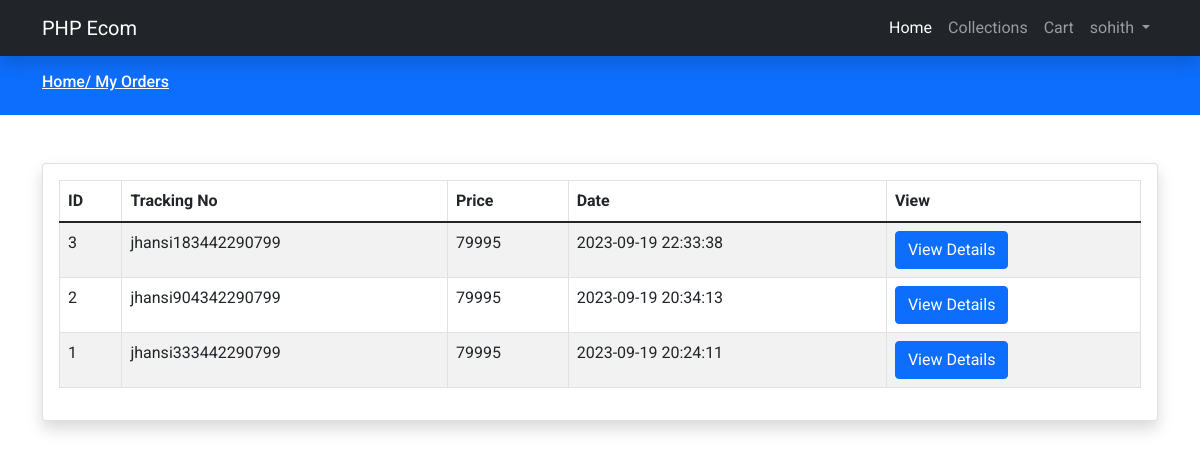
Screenshot of /myorders.php (signed in) with the database file from the repository.
### tables this page shows
CREATE TABLE `orders` (
  `id` int(11) NOT NULL,
  `tracking_no` varchar(191) NOT NULL,
  `user_id` int(191) NOT NULL,
  `name` varchar(191) NOT NULL,
  `email` varchar(191) NOT NULL,
  `phone` varchar(191) NOT NULL,
  `adress` mediumtext NOT NULL,
  `pincode` int(191) NOT NULL,
  `total_price` int(191) NOT NULL,
  `payment_method` varchar(191) NOT NULL,
  `payment_id` varchar(191) DEFAULT NULL,
  `status` tinytext NOT NULL DEFAULT '0',
  `comments` varchar(255) DEFAULT NULL,
  `created-at` timestamp NOT NULL DEFAULT current_timestamp()
);

### functions/userfunctions.php (called while the page is built, shortened)
<?php
include('config/dbcon.php');
function getOrders()
{
    global $con;
    $userId = $_SESSION['auth_user']['user_id'];
    $orders_qry = "select * from orders where user_id='$userId' order by id desc ";
    return $result = mysqli_query($con, $orders_qry);
}

### myorders.php (the view)
<?php
include('functions/userfunctions.php');
include('includes/header.php');
include('authenticate.php') ?>
<div class="py-3 bg-primary">
    <div class="container">
        <h6 class="text-white">
            <a class="text-white" href="index.php">
                Home/
            </a>
            <a class="text-white" href="myorders.php">
                My Orders
            </a>
        </h6>
    </div>
</div>
<div class="py-5">
    <div class="container">
        <div class="card card-body shadow">
            <div class="row">
                <div class="col-md-12">
                    <table class="table table-bordered table-striped">
                        <thead>
                            <tr>
                                <th>ID</th>
                                <th>Tracking No</th>
                                <th>Price</th>
                                <th>Date</th>
                                <th>View</th>
                            </tr>
                        </thead>
                        <tbody>
                            <?php
                            $orders =  getOrders();
                            if (mysqli_num_rows($orders) > 0) {
                                foreach ($orders as $item) {
                            ?>
                                    <tr>
                                        <td><?= $item['id']; ?></td>
                                        <td><?= $item['tracking_no']; ?></td>
                                        <td><?= $item['total_price']; ?></td>
                                        <td><?= $item['created-at']; ?></td>
                                        <td>
                                            <a href="view-order.php?t=<?= $item['tracking_no']; ?>" class="btn btn-primary">View Details</a>
                                        </td>
                                    </tr>
                                <?php
                                }
                            } else {
                                ?>
                                <tr>
                                    <td colspan="5">No Orders yet</td>
                                </tr>
                            <?php
                            }
                            ?>
                        </tbody>
                    </table>
                </div>
            </div>
        </div>
    </div>
</div>
<?php include('includes/footer.php'); ?>

### includes/header.php (shortened to what this page needs)
<!doctype html>
<html lang="en">
<head>
    <link href="assets/css/bootstrap.min.css" rel="stylesheet">
    <link href="assets/css/custom.css" rel="stylesheet">
    <link href="assets/css/owl.carousel.min.css" rel="stylesheet">
    <link href="assets/css/owl.theme.default.min.css" rel="stylesheet">
    <link rel="stylesheet" href="https://cdnjs.cloudflare.com/ajax/libs/font-awesome/4.7.0/css/font-awesome.min.css">
    <link rel="stylesheet" href="//cdn.jsdelivr.net/npm/alertifyjs@1.13.1/build/css/alertify.min.css" />
    <link rel="stylesheet" href="//cdn.jsdelivr.net/npm/alertifyjs@1.13.1/build/css/themes/bootstrap.min.css" />
</head>
<body>
    <?php include('navbar.php'); ?>

### includes/navbar.php (shortened to what this page needs)
<nav class="navbar navbar-expand-lg navbar-dark sticky-top bg-dark shadow">
    <div class="container">
        <a class="navbar-brand" href="index.php">PHP Ecom</a>
        <div class="collapse navbar-collapse" id="navbarNavDropdown">
            <ul class="navbar-nav ms-auto">
                <li class="nav-item">
                    <a class="nav-link active" aria-current="page" href="index.php">Home</a>
                </li>
                <li class="nav-item">
                    <a class="nav-link" href="categories.php">Collections</a>
                </li>
                <li class="nav-item">
                    <a class="nav-link" href="displaycart.php">Cart</a>
                </li>
                <?php
                if (isset($_SESSION['auth'])) {
                ?>
                    <li class="nav-item dropdown">
                        <a class="nav-link dropdown-toggle" href="#" id="navbarDropdownMenuLink" role="button" data-bs-toggle="dropdown" aria-expanded="false">
                            <?= $_SESSION['auth_user']['name']; ?>
                        </a>
                    </li>
                <?php
                }
                ?>
            </ul>
        </div>
    </div>
</nav>

### includes/footer.php (shortened to what this page needs)
</body>
</html>

### assets/css/custom.css (style rules this page uses)
* { font-family: 'Roboto', sans-serif; }
a { text-decoration: none; }

### rows the page displays
orders: id "3", tracking_no "jhansi183442290799", total_price "79995", value "2023-09-19 22:33:38"
orders: id "2", tracking_no "jhansi904342290799", total_price "79995", value "2023-09-19 20:34:13"
orders: id "1", tracking_no "jhansi333442290799", total_price "79995", value "2023-09-19 20:24:11"

### other values shown
$_SESSION['auth_user']['name'] "sohith"
